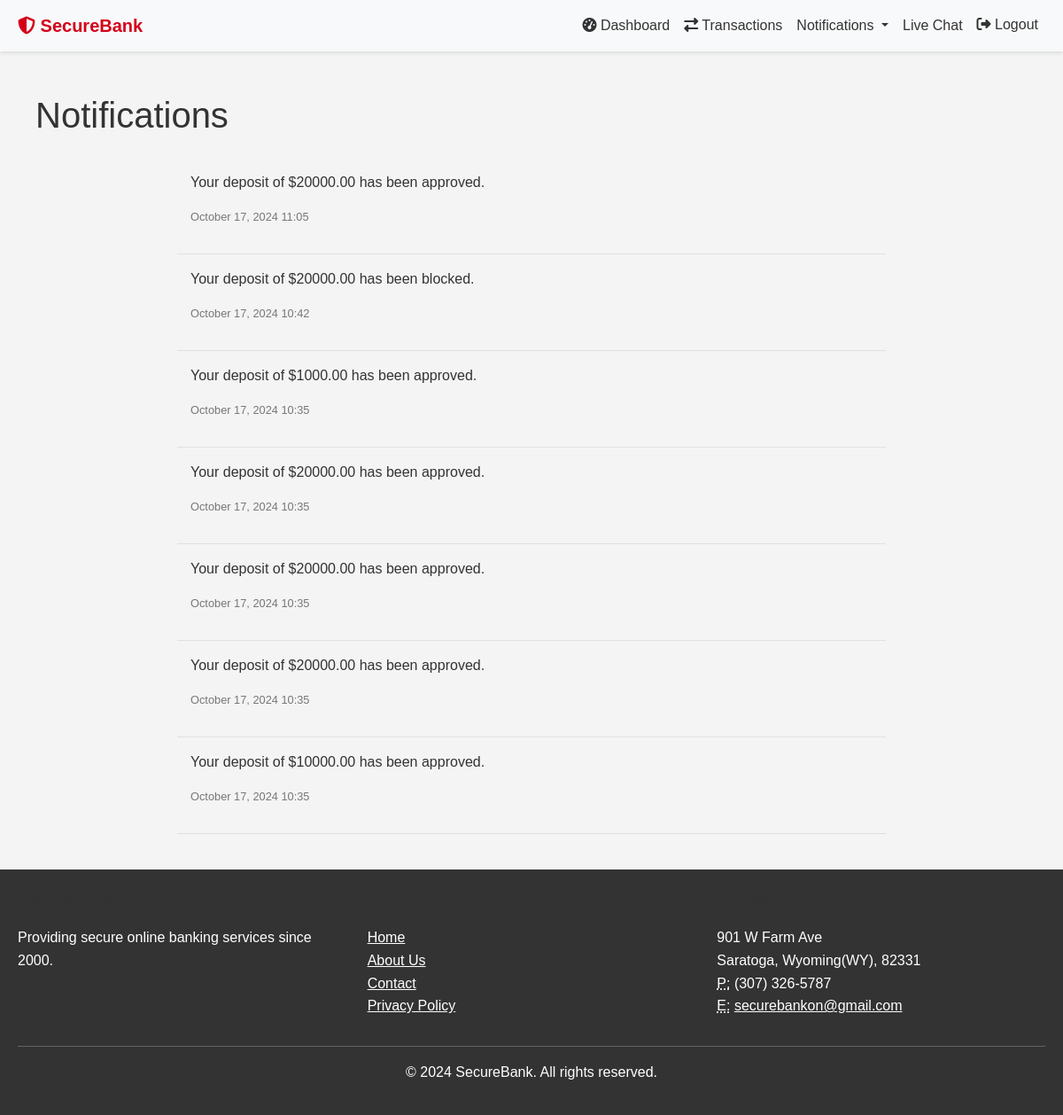
Page /notifications/ (signed in) on the committed database.
### banking/models.py (models this page shows, shortened)
class Notification(models.Model):
    user = models.ForeignKey(User, on_delete=models.CASCADE, related_name='notifications')
    message = models.TextField()
    is_read = models.BooleanField(default=False)
    created_at = models.DateTimeField(auto_now_add=True)

### banking/views.py (the view)
# urls.py: path('notifications/', views.notifications, name='notifications'),
@login_required
def notifications(request):
    user_notifications = Notification.objects.filter(user=request.user).order_by('-created_at')
    unread_notifications = user_notifications.filter(is_read=False)
    unread_notifications.update(is_read=True)
    context = {
        'notifications': user_notifications,
    }
    return render(request, 'banking/notification.html', context)

### banking/templates/banking/notification.html (shortened to what this page needs)
{% extends 'base.html' %}
{% load static %}
{% block content %}
<div class="container mt-5">
    <h1 class="mb-4">Notifications</h1>
    <div class="notification-list">
        {% if notifications %}
            {% for notification in notifications %}
                <div class="notification-item {% if not notification.is_read %}unread{% endif %}">
                    <p>{{ notification.message }}</p>
                    <p class="notification-timestamp">{{ notification.created_at|date:"F d, Y H:i" }}</p>
                </div>
            {% endfor %}
        {% else %}
            <div class="no-notifications">
                <p>You have no notifications at this time.</p>
            </div>
        {% endif %}
    </div>
</div>
{% endblock %}

### banking/static/css/styles.css (style rules this page uses)
body { font-family: Arial, sans-serif; line-height: 1.6; color: #333; background-color: #f4f4f4; }
.container { max-width: 1200px; margin: 0 auto; padding: 0 20px; }
h1, h2, h3, h4, h5, h6 { color: #333; margin-bottom: 20px; }

### banking/templates/banking/notification.html (style rules this page uses)
.notification-list { max-width: 800px; margin: 0 auto; }
.notification-item { padding: 15px; border-bottom: 1px solid #e0e0e0; transition: background-color 0.3s; }
.notification-timestamp { font-size: 0.8em; color: #777; }

### rows in the picture
Notification: message "Your deposit of $20000.00 has been approved.", created_at "October 17, 2024 11:05"
Notification: message "Your deposit of $20000.00 has been blocked.", created_at "October 17, 2024 10:42"
Notification: message "Your deposit of $1000.00 has been approved.", created_at "October 17, 2024 10:35"
Notification: message "Your deposit of $20000.00 has been approved.", created_at "October 17, 2024 10:35"
Notification: message "Your deposit of $20000.00 has been approved.", created_at "October 17, 2024 10:35"
Notification: message "Your deposit of $20000.00 has been approved.", created_at "October 17, 2024 10:35"
Notification: message "Your deposit of $10000.00 has been approved.", created_at "October 17, 2024 10:35"
